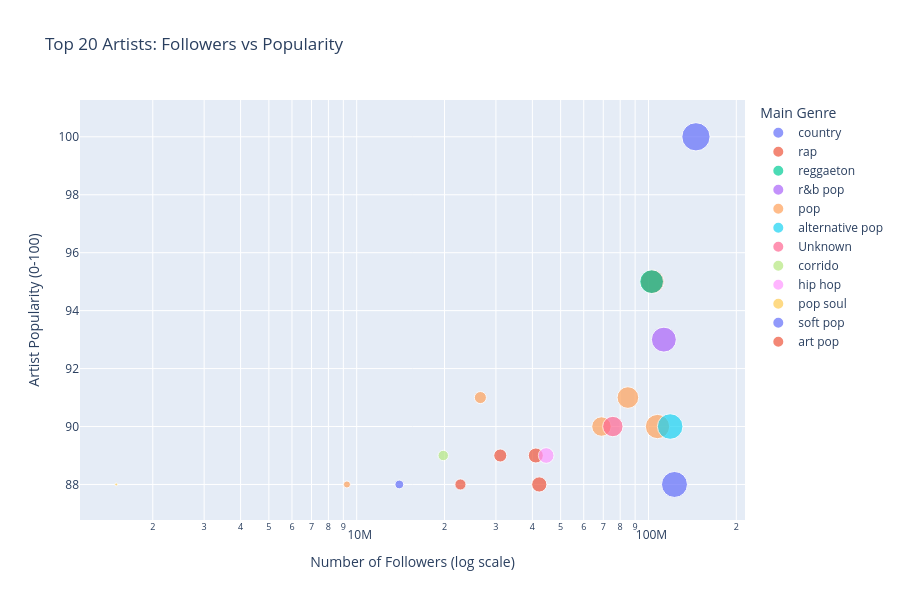

The notebook cell saved with this chart:
### Markdown cell above
### 4.6 Do more popular artists have more followers?

Multidimensional analysis of Spotify's **Top 20 most popular artists**:

| Dimension | Variable |
|---|---|
| X Axis | Number of followers (logarithmic scale) |
| Y Axis | Artist popularity (0–100) |
| Size | Number of songs in the dataset |
| Color | Main music genre |

### Code cell
# C.3. Advanced chart

# For the advanced chart, a scatter plot of the Top 20 most popular artists on Spotify is created:
# X Axis: Number of followers on Spotify
# Y Axis: Artist popularity measured mainly by play count and frequency
# Bubble size: Number of songs in the dataset
# Color: Main music genre

top20 = df.drop_duplicates(subset='artist_name').nlargest(20, 'artist_popularity')

fig = px.scatter(top20,
    x='artist_followers',
    y='artist_popularity',
    size='artist_followers',
    color='main_genre',
    hover_name='artist_name',
    log_x=True,
    title='Top 20 Artists: Followers vs Popularity',
    labels={
        'artist_followers': 'Number of Followers (log scale)',
        'artist_popularity': 'Artist Popularity (0-100)',
        'main_genre': 'Main Genre'
    },
    height=600
)
fig.show()
fig.write_image('artistas_top20.png')

### Figure 1 — Plotly figure (JSON) as saved in the notebook; plotly's stock layout.template omitted (floating-point values rounded to 4 significant figures)
{"data": [{"hovertemplate": "<b>%{hovertext}</b><br><br>Main Genre=country<br>Number of Followers (log scale)=%{marker.size}<br>Artist Popularity (0-100)=%{y}<extra></extra>", "hovertext": ["Taylor Swift", "Morgan Wallen"], "legendgroup": "country", "marker": {"color": "#636efa", "size": [145443567, 13999205], "sizemode": "area", "sizeref": 363600.0, "symbol": "circle"}, "mode": "markers", "name": "country", "orientation": "v", "showlegend": true, "type": "scatter", "x": [145443567, 13999205], "xaxis": "x", "y": [100, 88], "yaxis": "y"}, {"hovertemplate": "<b>%{hovertext}</b><br><br>Main Genre=rap<br>Number of Followers (log scale)=%{marker.size}<br>Artist Popularity (0-100)=%{y}<extra></extra>", "hovertext": ["Drake", "Travis Scott", "Kanye West", "Future"], "legendgroup": "rap", "marker": {"color": "#EF553B", "size": [103067383, 41107596, 31052119, 22675640], "sizemode": "area", "sizeref": 363600.0, "symbol": "circle"}, "mode": "markers", "name": "rap", "orientation": "v", "showlegend": true, "type": "scatter", "x": [103067383, 41107596, 31052119, 22675640], "xaxis": "x", "y": [95, 89, 89, 88], "yaxis": "y"}, {"hovertemplate": "<b>%{hovertext}</b><br><br>Main Genre=reggaeton<br>Number of Followers (log scale)=%{marker.size}<br>Artist Popularity (0-100)=%{y}<extra></extra>", "hovertext": ["Bad Bunny"], "legendgroup": "reggaeton", "marker": {"color": "#00cc96", "size": [102500980], "sizemode": "area", "sizeref": 363600.0, "symbol": "circle"}, "mode": "markers", "name": "reggaeton", "orientation": "v", "showlegend": true, "type": "scatter", "x": [102500980], "xaxis": "x", "y": [95], "yaxis": "y"}, {"hovertemplate": "<b>%{hovertext}</b><br><br>Main Genre=r&b pop<br>Number of Followers (log scale)=%{marker.size}<br>Artist Popularity (0-100)=%{y}<extra></extra>", "hovertext": ["The Weeknd"], "legendgroup": "r&b pop", "marker": {"color": "#ab63fa", "size": [112918137], "sizemode": "area", "sizeref": 363600.0, "symbol": "circle"}, "mode": "markers", "name": "r&b pop", "orientation": "v", "showlegend": true, "type": "scatter", "x": [112918137], "xaxis": "x", "y": [93], "yaxis": "y"}, {"hovertemplate": "<b>%{hovertext}</b><br><br>Main Genre=pop<br>Number of Followers (log scale)=%{marker.size}<br>Artist Popularity (0-100)=%{y}<extra></extra>", "hovertext": ["Justin Bieber", "Sabrina Carpenter", "Ariana Grande", "Rihanna", "Tate McRae"], "legendgroup": "pop", "marker": {"color": "#FFA15A", "size": [85008100, 26538275, 107401919, 68997177, 9256589], "sizemode": "area", "sizeref": 363600.0, "symbol": "circle"}, "mode": "markers", "name": "pop", "orientation": "v", "showlegend": true, "type": "scatter", "x": [85008100, 26538275, 107401919, 68997177, 9256589], "xaxis": "x", "y": [91, 91, 90, 90, 88], "yaxis": "y"}, {"hovertemplate": "<b>%{hovertext}</b><br><br>Main Genre=alternative pop<br>Number of Followers (log scale)=%{marker.size}<br>Artist Popularity (0-100)=%{y}<extra></extra>", "hovertext": ["Billie Eilish"], "legendgroup": "alternative pop", "marker": {"color": "#19d3f3", "size": [118692183], "sizemode": "area", "sizeref": 363600.0, "symbol": "circle"}, "mode": "markers", "name": "alternative pop", "orientation": "v", "showlegend": true, "type": "scatter", "x": [118692183], "xaxis": "x", "y": [90], "yaxis": "y"}, {"hovertemplate": "<b>%{hovertext}</b><br><br>Main Genre=Unknown<br>Number of Followers (log scale)=%{marker.size}<br>Artist Popularity (0-100)=%{y}<extra></extra>", "hovertext": ["Bruno Mars"], "legendgroup": "Unknown", "marker": {"color": "#FF6692", "size": [75492598], "sizemode": "area", "sizeref": 363600.0, "symbol": "circle"}, "mode": "markers", "name": "Unknown", "orientation": "v", "showlegend": true, "type": "scatter", "x": [75492598], "xaxis": "x", "y": [90], "yaxis": "y"}, {"hovertemplate": "<b>%{hovertext}</b><br><br>Main Genre=corrido<br>Number of Followers (log scale)=%{marker.size}<br>Artist Popularity (0-100)=%{y}<extra></extra>", "hovertext": ["Fuerza Regida"], "legendgroup": "corrido", "marker": {"color": "#B6E880", "size": [19797218], "sizemode": "area", "sizeref": 363600.0, "symbol": "circle"}, "mode": "markers", "name": "corrido", "orientation": "v", "showlegend": true, "type": "scatter", "x": [19797218], "xaxis": "x", "y": [89], "yaxis": "y"}, {"hovertemplate": "<b>%{hovertext}</b><br><br>Main Genre=hip hop<br>Number of Followers (log scale)=%{marker.size}<br>Artist Popularity (0-100)=%{y}<extra></extra>", "hovertext": ["Kendrick Lamar"], "legendgroup": "hip hop", "marker": {"color": "#FF97FF", "size": [44606446], "sizemode": "area", "sizeref": 363600.0, "symbol": "circle"}, "mode": "markers", "name": "hip hop", "orientation": "v", "showlegend": true, "type": "scatter", "x": [44606446], "xaxis": "x", "y": [89], "yaxis": "y"}, {"hovertemplate": "<b>%{hovertext}</b><br><br>Main Genre=pop soul<br>Number of Followers (log scale)=%{marker.size}<br>Artist Popularity (0-100)=%{y}<extra></extra>", "hovertext": ["Olivia Dean"], "legendgroup": "pop soul", "marker": {"color": "#FECB52", "size": [1499215], "sizemode": "area", "sizeref": 363600.0, "symbol": "circle"}, "mode": "markers", "name": "pop soul", "orientation": "v", "showlegend": true, "type": "scatter", "x": [1499215], "xaxis": "x", "y": [88], "yaxis": "y"}, {"hovertemplate": "<b>%{hovertext}</b><br><br>Main Genre=soft pop<br>Number of Followers (log scale)=%{marker.size}<br>Artist Popularity (0-100)=%{y}<extra></extra>", "hovertext": ["Ed Sheeran"], "legendgroup": "soft pop", "marker": {"color": "#636efa", "size": [122773292], "sizemode": "area", "sizeref": 363600.0, "symbol": "circle"}, "mode": "markers", "name": "soft pop", "orientation": "v", "showlegend": true, "type": "scatter", "x": [122773292], "xaxis": "x", "y": [88], "yaxis": "y"}, {"hovertemplate": "<b>%{hovertext}</b><br><br>Main Genre=art pop<br>Number of Followers (log scale)=%{marker.size}<br>Artist Popularity (0-100)=%{y}<extra></extra>", "hovertext": ["Lady Gaga"], "legendgroup": "art pop", "marker": {"color": "#EF553B", "size": [42237551], "sizemode": "area", "sizeref": 363600.0, "symbol": "circle"}, "mode": "markers", "name": "art pop", "orientation": "v", "showlegend": true, "type": "scatter", "x": [42237551], "xaxis": "x", "y": [88], "yaxis": "y"}], "layout": {"height": 600, "legend": {"itemsizing": "constant", "title": {"text": "Main Genre"}, "tracegroupgap": 0}, "title": {"text": "Top 20 Artists: Followers vs Popularity"}, "xaxis": {"anchor": "y", "domain": [0, 1], "title": {"text": "Number of Followers (log scale)"}, "type": "log"}, "yaxis": {"anchor": "x", "domain": [0, 1], "title": {"text": "Artist Popularity (0-100)"}}}}
